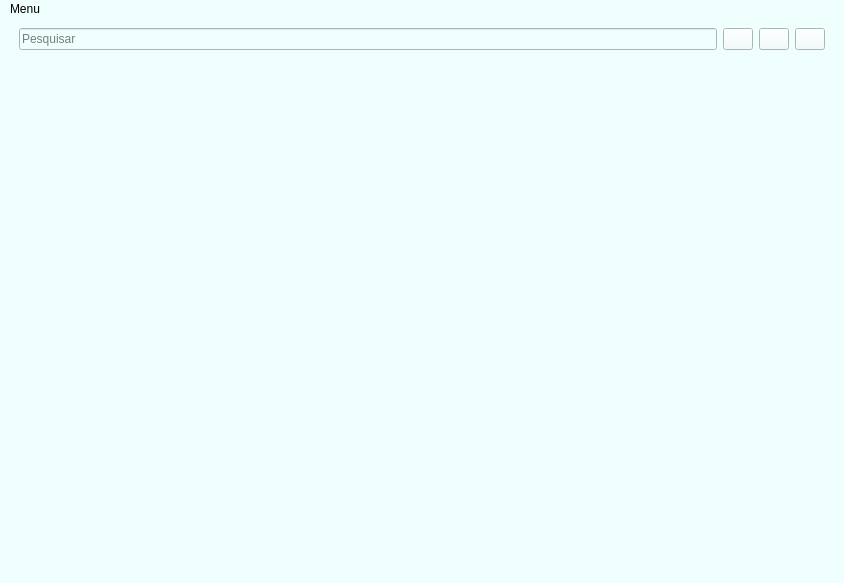
<?xml version="1.0" encoding="UTF-8"?>
<ui version="4.0">
 <class>MainWindow</class>
 <widget class="QMainWindow" name="MainWindow">
  <property name="geometry">
   <rect>
    <x>0</x>
    <y>0</y>
    <width>844</width>
    <height>583</height>
   </rect>
  </property>
  <property name="windowTitle">
   <string>MainWindow</string>
  </property>
  <property name="styleSheet">
   <string notr="true">background-color: rgb(238, 255, 254);</string>
  </property>
  <widget class="QWidget" name="centralwidget">
   <layout class="QGridLayout" name="gridLayout">
    <item row="2" column="1">
     <layout class="QHBoxLayout" name="horizontalLayout_2">
      <item>
       <widget class="QStackedWidget" name="painel">
        <property name="sizePolicy">
         <sizepolicy hsizetype="Preferred" vsizetype="Preferred">
          <horstretch>0</horstretch>
          <verstretch>0</verstretch>
         </sizepolicy>
        </property>
        <property name="minimumSize">
         <size>
          <width>0</width>
          <height>0</height>
         </size>
        </property>
        <property name="maximumSize">
         <size>
          <width>16777215</width>
          <height>16777215</height>
         </size>
        </property>
        <property name="currentIndex">
         <number>-1</number>
        </property>
       </widget>
      </item>
     </layout>
    </item>
    <item row="0" column="1">
     <layout class="QHBoxLayout" name="horizontalLayout">
      <item>
       <spacer name="horizontalSpacer">
        <property name="orientation">
         <enum>Qt::Horizontal</enum>
        </property>
        <property name="sizeType">
         <enum>QSizePolicy::Fixed</enum>
        </property>
        <property name="sizeHint" stdset="0">
         <size>
          <width>10</width>
          <height>20</height>
         </size>
        </property>
       </spacer>
      </item>
      <item>
       <widget class="QLineEdit" name="lineEdit">
        <property name="placeholderText">
         <string>Pesquisar</string>
        </property>
       </widget>
      </item>
      <item>
       <widget class="QPushButton" name="pesquisar_btn">
        <property name="sizePolicy">
         <sizepolicy hsizetype="Fixed" vsizetype="Fixed">
          <horstretch>0</horstretch>
          <verstretch>0</verstretch>
         </sizepolicy>
        </property>
        <property name="maximumSize">
         <size>
          <width>30</width>
          <height>30</height>
         </size>
        </property>
        <property name="text">
         <string/>
        </property>
        <property name="icon">
         <iconset>
          <normaloff>../icones/business_man_usersearch_thesearch_theclient_2356.png</normaloff>../icones/business_man_usersearch_thesearch_theclient_2356.png</iconset>
        </property>
        <property name="iconSize">
         <size>
          <width>30</width>
          <height>30</height>
         </size>
        </property>
       </widget>
      </item>
      <item>
       <widget class="QPushButton" name="novo_btn">
        <property name="sizePolicy">
         <sizepolicy hsizetype="Fixed" vsizetype="Fixed">
          <horstretch>0</horstretch>
          <verstretch>0</verstretch>
         </sizepolicy>
        </property>
        <property name="maximumSize">
         <size>
          <width>30</width>
          <height>30</height>
         </size>
        </property>
        <property name="text">
         <string/>
        </property>
        <property name="icon">
         <iconset>
          <normaloff>../icones/business_application_addmale_useradd_insert_add_user_client_2312.png</normaloff>../icones/business_application_addmale_useradd_insert_add_user_client_2312.png</iconset>
        </property>
        <property name="iconSize">
         <size>
          <width>30</width>
          <height>30</height>
         </size>
        </property>
       </widget>
      </item>
      <item>
       <widget class="QPushButton" name="lixeira">
        <property name="sizePolicy">
         <sizepolicy hsizetype="Fixed" vsizetype="Fixed">
          <horstretch>0</horstretch>
          <verstretch>0</verstretch>
         </sizepolicy>
        </property>
        <property name="maximumSize">
         <size>
          <width>30</width>
          <height>30</height>
         </size>
        </property>
        <property name="text">
         <string/>
        </property>
        <property name="icon">
         <iconset>
          <normaloff>../icones/3232960.png</normaloff>../icones/3232960.png</iconset>
        </property>
        <property name="iconSize">
         <size>
          <width>30</width>
          <height>30</height>
         </size>
        </property>
       </widget>
      </item>
      <item>
       <spacer name="horizontalSpacer_3">
        <property name="orientation">
         <enum>Qt::Horizontal</enum>
        </property>
        <property name="sizeType">
         <enum>QSizePolicy::Fixed</enum>
        </property>
        <property name="sizeHint" stdset="0">
         <size>
          <width>10</width>
          <height>10</height>
         </size>
        </property>
       </spacer>
      </item>
     </layout>
    </item>
   </layout>
  </widget>
  <widget class="QMenuBar" name="menubar">
   <property name="geometry">
    <rect>
     <x>0</x>
     <y>0</y>
     <width>844</width>
     <height>21</height>
    </rect>
   </property>
   <widget class="QMenu" name="menuMenu">
    <property name="title">
     <string>Menu</string>
    </property>
    <addaction name="Novo"/>
    <addaction name="Pesquisar"/>
    <addaction name="Editar"/>
    <addaction name="Excluir"/>
    <addaction name="Atualizar"/>
   </widget>
   <addaction name="menuMenu"/>
  </widget>
  <action name="Pesquisar">
   <property name="icon">
    <iconset>
     <normaloff>../icones/business_man_usersearch_thesearch_theclient_2356.png</normaloff>../icones/business_man_usersearch_thesearch_theclient_2356.png</iconset>
   </property>
   <property name="text">
    <string>Pesquisar</string>
   </property>
   <property name="toolTip">
    <string>Pesquisar funcionário</string>
   </property>
   <property name="font">
    <font>
     <weight>75</weight>
     <bold>true</bold>
    </font>
   </property>
   <property name="priority">
    <enum>QAction::NormalPriority</enum>
   </property>
  </action>
  <action name="Editar">
   <property name="icon">
    <iconset>
     <normaloff>../icones/businessapplication_edit_male_user_thepencil_theclient_negocio_2321.png</normaloff>../icones/businessapplication_edit_male_user_thepencil_theclient_negocio_2321.png</iconset>
   </property>
   <property name="text">
    <string>Editar</string>
   </property>
   <property name="toolTip">
    <string>Editar funcionário</string>
   </property>
   <property name="font">
    <font>
     <weight>75</weight>
     <bold>true</bold>
    </font>
   </property>
  </action>
  <action name="Excluir">
   <property name="icon">
    <iconset>
     <normaloff>../icones/delete_delete_deleteusers_delete_male_user_maleclient_2348.png</normaloff>../icones/delete_delete_deleteusers_delete_male_user_maleclient_2348.png</iconset>
   </property>
   <property name="text">
    <string>Excluir</string>
   </property>
   <property name="toolTip">
    <string>Excluir funcionário</string>
   </property>
   <property name="font">
    <font>
     <weight>75</weight>
     <bold>true</bold>
    </font>
   </property>
  </action>
  <action name="Atualizar">
   <property name="icon">
    <iconset>
     <normaloff>../icones/1485969921-5-refresh_78908.png</normaloff>../icones/1485969921-5-refresh_78908.png</iconset>
   </property>
   <property name="text">
    <string>Atualizar</string>
   </property>
   <property name="font">
    <font>
     <weight>75</weight>
     <bold>true</bold>
    </font>
   </property>
   <property name="shortcut">
    <string>F5</string>
   </property>
  </action>
  <action name="Novo">
   <property name="icon">
    <iconset>
     <normaloff>../icones/business_application_addmale_useradd_insert_add_user_client_2312.png</normaloff>../icones/business_application_addmale_useradd_insert_add_user_client_2312.png</iconset>
   </property>
   <property name="text">
    <string>Novo</string>
   </property>
   <property name="toolTip">
    <string>Novo Funcionário</string>
   </property>
   <property name="font">
    <font>
     <weight>75</weight>
     <bold>true</bold>
    </font>
   </property>
  </action>
 </widget>
 <resources>
  <include location="../icones/principal.qrc"/>
 </resources>
 <connections/>
</ui>
